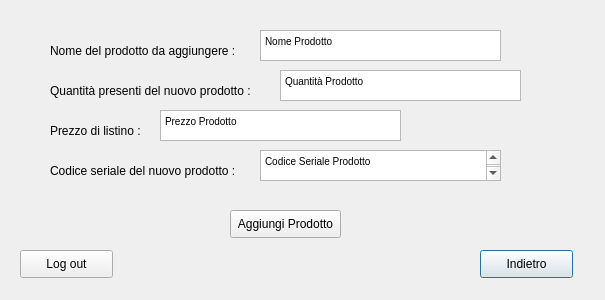
<?xml version="1.0" encoding="UTF-8"?>
<ui version="4.0">
 <class>Dialog</class>
 <widget class="QDialog" name="Dialog">
  <property name="enabled">
   <bool>true</bool>
  </property>
  <property name="geometry">
   <rect>
    <x>0</x>
    <y>0</y>
    <width>605</width>
    <height>300</height>
   </rect>
  </property>
  <property name="focusPolicy">
   <enum>Qt::NoFocus</enum>
  </property>
  <property name="contextMenuPolicy">
   <enum>Qt::DefaultContextMenu</enum>
  </property>
  <property name="windowTitle">
   <string>Gestione Magazzino</string>
  </property>
  <widget class="QPushButton" name="pushButton">
   <property name="geometry">
    <rect>
     <x>480</x>
     <y>250</y>
     <width>93</width>
     <height>28</height>
    </rect>
   </property>
   <property name="text">
    <string>Indietro</string>
   </property>
  </widget>
  <widget class="QPushButton" name="pushButton_2">
   <property name="enabled">
    <bool>true</bool>
   </property>
   <property name="geometry">
    <rect>
     <x>20</x>
     <y>250</y>
     <width>93</width>
     <height>28</height>
    </rect>
   </property>
   <property name="text">
    <string>Log out</string>
   </property>
  </widget>
  <widget class="QLabel" name="label">
   <property name="geometry">
    <rect>
     <x>50</x>
     <y>30</y>
     <width>211</width>
     <height>41</height>
    </rect>
   </property>
   <property name="text">
    <string>Nome del prodotto da aggiungere :</string>
   </property>
  </widget>
  <widget class="QTextBrowser" name="textBrowser">
   <property name="geometry">
    <rect>
     <x>260</x>
     <y>30</y>
     <width>241</width>
     <height>31</height>
    </rect>
   </property>
   <property name="html">
    <string>&lt;!DOCTYPE HTML PUBLIC &quot;-//W3C//DTD HTML 4.0//EN&quot; &quot;http://www.w3.org/TR/REC-html40/strict.dtd&quot;&gt;
&lt;html&gt;&lt;head&gt;&lt;meta name=&quot;qrichtext&quot; content=&quot;1&quot; /&gt;&lt;style type=&quot;text/css&quot;&gt;
p, li { white-space: pre-wrap; }
&lt;/style&gt;&lt;/head&gt;&lt;body style=&quot; font-family:'MS Shell Dlg 2'; font-size:7.8pt; font-weight:400; font-style:normal;&quot;&gt;
&lt;p style=&quot; margin-top:0px; margin-bottom:0px; margin-left:0px; margin-right:0px; -qt-block-indent:0; text-indent:0px;&quot;&gt;Nome Prodotto&lt;/p&gt;&lt;/body&gt;&lt;/html&gt;</string>
   </property>
  </widget>
  <widget class="QLabel" name="label_2">
   <property name="geometry">
    <rect>
     <x>50</x>
     <y>70</y>
     <width>221</width>
     <height>41</height>
    </rect>
   </property>
   <property name="text">
    <string>Quantità presenti del nuovo prodotto :</string>
   </property>
  </widget>
  <widget class="QTextBrowser" name="textBrowser_2">
   <property name="geometry">
    <rect>
     <x>280</x>
     <y>70</y>
     <width>241</width>
     <height>31</height>
    </rect>
   </property>
   <property name="html">
    <string>&lt;!DOCTYPE HTML PUBLIC &quot;-//W3C//DTD HTML 4.0//EN&quot; &quot;http://www.w3.org/TR/REC-html40/strict.dtd&quot;&gt;
&lt;html&gt;&lt;head&gt;&lt;meta name=&quot;qrichtext&quot; content=&quot;1&quot; /&gt;&lt;style type=&quot;text/css&quot;&gt;
p, li { white-space: pre-wrap; }
&lt;/style&gt;&lt;/head&gt;&lt;body style=&quot; font-family:'MS Shell Dlg 2'; font-size:7.8pt; font-weight:400; font-style:normal;&quot;&gt;
&lt;p style=&quot; margin-top:0px; margin-bottom:0px; margin-left:0px; margin-right:0px; -qt-block-indent:0; text-indent:0px;&quot;&gt;Quantità Prodotto&lt;/p&gt;&lt;/body&gt;&lt;/html&gt;</string>
   </property>
  </widget>
  <widget class="QLabel" name="label_3">
   <property name="geometry">
    <rect>
     <x>50</x>
     <y>110</y>
     <width>221</width>
     <height>41</height>
    </rect>
   </property>
   <property name="text">
    <string>Prezzo di listino :</string>
   </property>
  </widget>
  <widget class="QTextBrowser" name="textBrowser_3">
   <property name="geometry">
    <rect>
     <x>160</x>
     <y>110</y>
     <width>241</width>
     <height>31</height>
    </rect>
   </property>
   <property name="html">
    <string>&lt;!DOCTYPE HTML PUBLIC &quot;-//W3C//DTD HTML 4.0//EN&quot; &quot;http://www.w3.org/TR/REC-html40/strict.dtd&quot;&gt;
&lt;html&gt;&lt;head&gt;&lt;meta name=&quot;qrichtext&quot; content=&quot;1&quot; /&gt;&lt;style type=&quot;text/css&quot;&gt;
p, li { white-space: pre-wrap; }
&lt;/style&gt;&lt;/head&gt;&lt;body style=&quot; font-family:'MS Shell Dlg 2'; font-size:7.8pt; font-weight:400; font-style:normal;&quot;&gt;
&lt;p style=&quot; margin-top:0px; margin-bottom:0px; margin-left:0px; margin-right:0px; -qt-block-indent:0; text-indent:0px;&quot;&gt;Prezzo Prodotto&lt;/p&gt;&lt;/body&gt;&lt;/html&gt;</string>
   </property>
  </widget>
  <widget class="QLabel" name="label_4">
   <property name="geometry">
    <rect>
     <x>50</x>
     <y>150</y>
     <width>221</width>
     <height>41</height>
    </rect>
   </property>
   <property name="text">
    <string>Codice seriale del nuovo prodotto :</string>
   </property>
  </widget>
  <widget class="QTextBrowser" name="textBrowser_4">
   <property name="geometry">
    <rect>
     <x>260</x>
     <y>150</y>
     <width>241</width>
     <height>31</height>
    </rect>
   </property>
   <property name="html">
    <string>&lt;!DOCTYPE HTML PUBLIC &quot;-//W3C//DTD HTML 4.0//EN&quot; &quot;http://www.w3.org/TR/REC-html40/strict.dtd&quot;&gt;
&lt;html&gt;&lt;head&gt;&lt;meta name=&quot;qrichtext&quot; content=&quot;1&quot; /&gt;&lt;style type=&quot;text/css&quot;&gt;
p, li { white-space: pre-wrap; }
&lt;/style&gt;&lt;/head&gt;&lt;body style=&quot; font-family:'MS Shell Dlg 2'; font-size:7.8pt; font-weight:400; font-style:normal;&quot;&gt;
&lt;p style=&quot; margin-top:0px; margin-bottom:0px; margin-left:0px; margin-right:0px; -qt-block-indent:0; text-indent:0px;&quot;&gt;Codice Seriale Prodotto&lt;/p&gt;
&lt;p style=&quot;-qt-paragraph-type:empty; margin-top:0px; margin-bottom:0px; margin-left:0px; margin-right:0px; -qt-block-indent:0; text-indent:0px;&quot;&gt;&lt;br /&gt;&lt;/p&gt;&lt;/body&gt;&lt;/html&gt;</string>
   </property>
  </widget>
  <widget class="QPushButton" name="pushButton_3">
   <property name="geometry">
    <rect>
     <x>230</x>
     <y>210</y>
     <width>111</width>
     <height>28</height>
    </rect>
   </property>
   <property name="text">
    <string>Aggiungi Prodotto</string>
   </property>
  </widget>
 </widget>
 <resources/>
 <connections/>
</ui>
